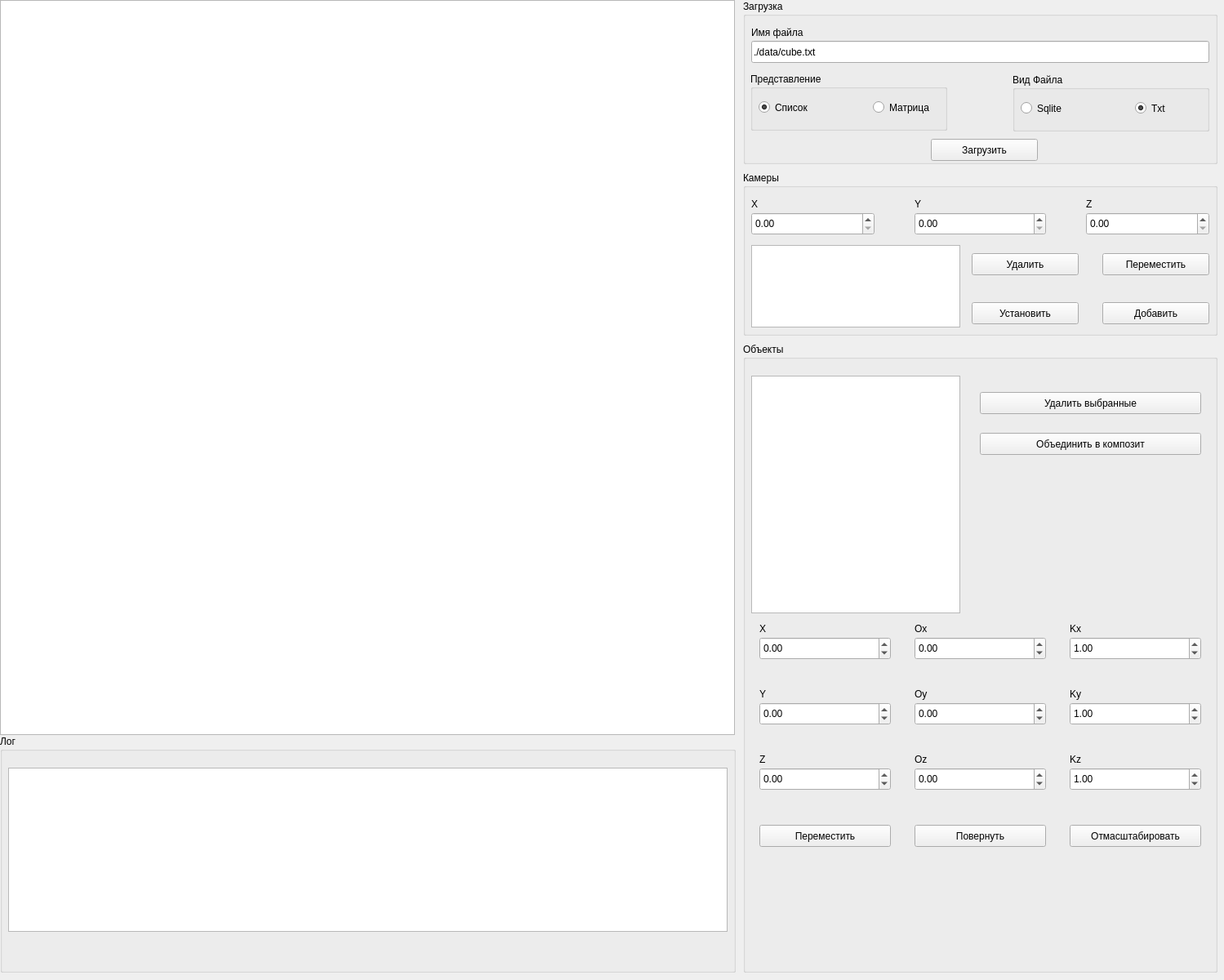
<?xml version="1.0" encoding="UTF-8"?>
<ui version="4.0">
 <class>MainWindow</class>
 <widget class="QMainWindow" name="MainWindow">
  <property name="geometry">
   <rect>
    <x>0</x>
    <y>0</y>
    <width>1499</width>
    <height>1200</height>
   </rect>
  </property>
  <property name="windowTitle">
   <string>MainWindow</string>
  </property>
  <widget class="QWidget" name="centralwidget">
   <widget class="QGraphicsView" name="graphicsView">
    <property name="geometry">
     <rect>
      <x>0</x>
      <y>0</y>
      <width>900</width>
      <height>900</height>
     </rect>
    </property>
   </widget>
   <widget class="QGroupBox" name="loadGroupBox">
    <property name="geometry">
     <rect>
      <x>910</x>
      <y>0</y>
      <width>581</width>
      <height>201</height>
     </rect>
    </property>
    <property name="title">
     <string>Загрузка</string>
    </property>
    <widget class="QGroupBox" name="typeGroupBOx">
     <property name="geometry">
      <rect>
       <x>9</x>
       <y>89</y>
       <width>241</width>
       <height>71</height>
      </rect>
     </property>
     <property name="title">
      <string>Представление</string>
     </property>
     <widget class="QRadioButton" name="listRadioButton">
      <property name="geometry">
       <rect>
        <x>10</x>
        <y>30</y>
        <width>81</width>
        <height>25</height>
       </rect>
      </property>
      <property name="text">
       <string>Список</string>
      </property>
      <property name="checked">
       <bool>true</bool>
      </property>
     </widget>
     <widget class="QRadioButton" name="matrixRadioButton">
      <property name="geometry">
       <rect>
        <x>150</x>
        <y>30</y>
        <width>81</width>
        <height>25</height>
       </rect>
      </property>
      <property name="text">
       <string>Матрица</string>
      </property>
     </widget>
    </widget>
    <widget class="QLineEdit" name="fileLineEdit">
     <property name="geometry">
      <rect>
       <x>10</x>
       <y>50</y>
       <width>561</width>
       <height>27</height>
      </rect>
     </property>
     <property name="text">
      <string>./data/cube.txt</string>
     </property>
    </widget>
    <widget class="QLabel" name="label">
     <property name="geometry">
      <rect>
       <x>10</x>
       <y>30</y>
       <width>321</width>
       <height>19</height>
      </rect>
     </property>
     <property name="text">
      <string>Имя файла</string>
     </property>
    </widget>
    <widget class="QPushButton" name="loadPushButton">
     <property name="geometry">
      <rect>
       <x>230</x>
       <y>170</y>
       <width>131</width>
       <height>27</height>
      </rect>
     </property>
     <property name="text">
      <string>Загрузить</string>
     </property>
    </widget>
    <widget class="QGroupBox" name="fileGroupBox">
     <property name="geometry">
      <rect>
       <x>330</x>
       <y>90</y>
       <width>241</width>
       <height>71</height>
      </rect>
     </property>
     <property name="title">
      <string>Вид Файла</string>
     </property>
     <widget class="QRadioButton" name="sqliteRadioButton">
      <property name="geometry">
       <rect>
        <x>10</x>
        <y>30</y>
        <width>81</width>
        <height>25</height>
       </rect>
      </property>
      <property name="text">
       <string>Sqlite</string>
      </property>
      <property name="checked">
       <bool>false</bool>
      </property>
     </widget>
     <widget class="QRadioButton" name="txtRadioButton">
      <property name="geometry">
       <rect>
        <x>150</x>
        <y>30</y>
        <width>81</width>
        <height>25</height>
       </rect>
      </property>
      <property name="text">
       <string>Txt</string>
      </property>
      <property name="checked">
       <bool>true</bool>
      </property>
     </widget>
    </widget>
   </widget>
   <widget class="QGroupBox" name="cameraGroupBox">
    <property name="geometry">
     <rect>
      <x>910</x>
      <y>210</y>
      <width>581</width>
      <height>201</height>
     </rect>
    </property>
    <property name="title">
     <string>Камеры</string>
    </property>
    <widget class="QDoubleSpinBox" name="cameraXSpin">
     <property name="geometry">
      <rect>
       <x>10</x>
       <y>50</y>
       <width>151</width>
       <height>28</height>
      </rect>
     </property>
    </widget>
    <widget class="QDoubleSpinBox" name="cameraZSpin">
     <property name="geometry">
      <rect>
       <x>420</x>
       <y>50</y>
       <width>151</width>
       <height>28</height>
      </rect>
     </property>
    </widget>
    <widget class="QDoubleSpinBox" name="cameraYSpin">
     <property name="geometry">
      <rect>
       <x>210</x>
       <y>50</y>
       <width>161</width>
       <height>28</height>
      </rect>
     </property>
    </widget>
    <widget class="QPushButton" name="cameraAddPushbutton">
     <property name="geometry">
      <rect>
       <x>440</x>
       <y>160</y>
       <width>131</width>
       <height>27</height>
      </rect>
     </property>
     <property name="text">
      <string>Добавить</string>
     </property>
    </widget>
    <widget class="QListWidget" name="cameraListWidget">
     <property name="geometry">
      <rect>
       <x>10</x>
       <y>90</y>
       <width>256</width>
       <height>101</height>
      </rect>
     </property>
    </widget>
    <widget class="QPushButton" name="cameraSetPushbutton">
     <property name="geometry">
      <rect>
       <x>280</x>
       <y>160</y>
       <width>131</width>
       <height>27</height>
      </rect>
     </property>
     <property name="text">
      <string>Установить</string>
     </property>
    </widget>
    <widget class="QPushButton" name="cameraDeletePushbutton">
     <property name="geometry">
      <rect>
       <x>280</x>
       <y>100</y>
       <width>131</width>
       <height>27</height>
      </rect>
     </property>
     <property name="text">
      <string>Удалить</string>
     </property>
    </widget>
    <widget class="QPushButton" name="cameraMoveButton">
     <property name="geometry">
      <rect>
       <x>440</x>
       <y>100</y>
       <width>131</width>
       <height>27</height>
      </rect>
     </property>
     <property name="text">
      <string>Переместить</string>
     </property>
    </widget>
    <widget class="QLabel" name="label_2">
     <property name="geometry">
      <rect>
       <x>10</x>
       <y>30</y>
       <width>66</width>
       <height>19</height>
      </rect>
     </property>
     <property name="text">
      <string>X</string>
     </property>
    </widget>
    <widget class="QLabel" name="label_3">
     <property name="geometry">
      <rect>
       <x>210</x>
       <y>30</y>
       <width>66</width>
       <height>19</height>
      </rect>
     </property>
     <property name="text">
      <string>Y</string>
     </property>
    </widget>
    <widget class="QLabel" name="label_4">
     <property name="geometry">
      <rect>
       <x>420</x>
       <y>30</y>
       <width>66</width>
       <height>19</height>
      </rect>
     </property>
     <property name="text">
      <string>Z</string>
     </property>
    </widget>
   </widget>
   <widget class="QGroupBox" name="objectGroupBox">
    <property name="geometry">
     <rect>
      <x>910</x>
      <y>420</y>
      <width>581</width>
      <height>771</height>
     </rect>
    </property>
    <property name="title">
     <string>Объекты</string>
    </property>
    <widget class="QListWidget" name="objectListWidget">
     <property name="geometry">
      <rect>
       <x>10</x>
       <y>40</y>
       <width>256</width>
       <height>291</height>
      </rect>
     </property>
     <property name="selectionMode">
      <enum>QAbstractItemView::ExtendedSelection</enum>
     </property>
    </widget>
    <widget class="QDoubleSpinBox" name="obkectMoveXSpin">
     <property name="geometry">
      <rect>
       <x>20</x>
       <y>360</y>
       <width>161</width>
       <height>28</height>
      </rect>
     </property>
     <property name="minimum">
      <double>-500.000000000000000</double>
     </property>
     <property name="maximum">
      <double>500.000000000000000</double>
     </property>
    </widget>
    <widget class="QDoubleSpinBox" name="objectScaleXSpin">
     <property name="geometry">
      <rect>
       <x>400</x>
       <y>360</y>
       <width>161</width>
       <height>28</height>
      </rect>
     </property>
     <property name="minimum">
      <double>-100.000000000000000</double>
     </property>
     <property name="maximum">
      <double>100.000000000000000</double>
     </property>
     <property name="value">
      <double>1.000000000000000</double>
     </property>
    </widget>
    <widget class="QDoubleSpinBox" name="objectRotateXSpin">
     <property name="geometry">
      <rect>
       <x>210</x>
       <y>360</y>
       <width>161</width>
       <height>28</height>
      </rect>
     </property>
     <property name="minimum">
      <double>-360.000000000000000</double>
     </property>
     <property name="maximum">
      <double>360.000000000000000</double>
     </property>
    </widget>
    <widget class="QDoubleSpinBox" name="objectMoveYSpin">
     <property name="geometry">
      <rect>
       <x>20</x>
       <y>440</y>
       <width>161</width>
       <height>28</height>
      </rect>
     </property>
     <property name="minimum">
      <double>-500.000000000000000</double>
     </property>
     <property name="maximum">
      <double>500.000000000000000</double>
     </property>
    </widget>
    <widget class="QDoubleSpinBox" name="objectRotateYSpin">
     <property name="geometry">
      <rect>
       <x>210</x>
       <y>440</y>
       <width>161</width>
       <height>28</height>
      </rect>
     </property>
     <property name="minimum">
      <double>-360.000000000000000</double>
     </property>
     <property name="maximum">
      <double>360.000000000000000</double>
     </property>
    </widget>
    <widget class="QDoubleSpinBox" name="objectScaleYSpin">
     <property name="geometry">
      <rect>
       <x>400</x>
       <y>440</y>
       <width>161</width>
       <height>28</height>
      </rect>
     </property>
     <property name="minimum">
      <double>-100.000000000000000</double>
     </property>
     <property name="maximum">
      <double>100.000000000000000</double>
     </property>
     <property name="value">
      <double>1.000000000000000</double>
     </property>
    </widget>
    <widget class="QDoubleSpinBox" name="objectMoveZSpin">
     <property name="geometry">
      <rect>
       <x>20</x>
       <y>520</y>
       <width>161</width>
       <height>28</height>
      </rect>
     </property>
     <property name="minimum">
      <double>-500.000000000000000</double>
     </property>
     <property name="maximum">
      <double>500.000000000000000</double>
     </property>
    </widget>
    <widget class="QDoubleSpinBox" name="objectRotateZSpin">
     <property name="geometry">
      <rect>
       <x>210</x>
       <y>520</y>
       <width>161</width>
       <height>28</height>
      </rect>
     </property>
     <property name="minimum">
      <double>-360.000000000000000</double>
     </property>
     <property name="maximum">
      <double>360.000000000000000</double>
     </property>
    </widget>
    <widget class="QDoubleSpinBox" name="objectScaleZSpin">
     <property name="geometry">
      <rect>
       <x>400</x>
       <y>520</y>
       <width>161</width>
       <height>28</height>
      </rect>
     </property>
     <property name="minimum">
      <double>-100.000000000000000</double>
     </property>
     <property name="maximum">
      <double>100.000000000000000</double>
     </property>
     <property name="value">
      <double>1.000000000000000</double>
     </property>
    </widget>
    <widget class="QPushButton" name="objectDeletePushbutton">
     <property name="geometry">
      <rect>
       <x>290</x>
       <y>60</y>
       <width>271</width>
       <height>27</height>
      </rect>
     </property>
     <property name="text">
      <string>Удалить выбранные</string>
     </property>
    </widget>
    <widget class="QPushButton" name="objectCompositePushbutton">
     <property name="geometry">
      <rect>
       <x>290</x>
       <y>110</y>
       <width>271</width>
       <height>27</height>
      </rect>
     </property>
     <property name="text">
      <string>Объединить в композит</string>
     </property>
    </widget>
    <widget class="QLabel" name="label_5">
     <property name="geometry">
      <rect>
       <x>20</x>
       <y>340</y>
       <width>66</width>
       <height>19</height>
      </rect>
     </property>
     <property name="text">
      <string>X</string>
     </property>
    </widget>
    <widget class="QLabel" name="label_6">
     <property name="geometry">
      <rect>
       <x>210</x>
       <y>340</y>
       <width>66</width>
       <height>19</height>
      </rect>
     </property>
     <property name="text">
      <string>Ox</string>
     </property>
    </widget>
    <widget class="QLabel" name="label_7">
     <property name="geometry">
      <rect>
       <x>400</x>
       <y>340</y>
       <width>66</width>
       <height>19</height>
      </rect>
     </property>
     <property name="text">
      <string>Kx</string>
     </property>
    </widget>
    <widget class="QLabel" name="label_8">
     <property name="geometry">
      <rect>
       <x>20</x>
       <y>420</y>
       <width>66</width>
       <height>19</height>
      </rect>
     </property>
     <property name="text">
      <string>Y</string>
     </property>
    </widget>
    <widget class="QLabel" name="label_9">
     <property name="geometry">
      <rect>
       <x>400</x>
       <y>420</y>
       <width>66</width>
       <height>19</height>
      </rect>
     </property>
     <property name="text">
      <string>Ky</string>
     </property>
    </widget>
    <widget class="QLabel" name="label_10">
     <property name="geometry">
      <rect>
       <x>210</x>
       <y>420</y>
       <width>66</width>
       <height>19</height>
      </rect>
     </property>
     <property name="text">
      <string>Oy</string>
     </property>
    </widget>
    <widget class="QLabel" name="label_11">
     <property name="geometry">
      <rect>
       <x>210</x>
       <y>500</y>
       <width>66</width>
       <height>19</height>
      </rect>
     </property>
     <property name="text">
      <string>Oz</string>
     </property>
    </widget>
    <widget class="QLabel" name="label_12">
     <property name="geometry">
      <rect>
       <x>20</x>
       <y>500</y>
       <width>66</width>
       <height>19</height>
      </rect>
     </property>
     <property name="text">
      <string>Z</string>
     </property>
    </widget>
    <widget class="QLabel" name="label_13">
     <property name="geometry">
      <rect>
       <x>400</x>
       <y>500</y>
       <width>66</width>
       <height>19</height>
      </rect>
     </property>
     <property name="text">
      <string>Kz</string>
     </property>
    </widget>
    <widget class="QPushButton" name="objectMovePushbutton">
     <property name="geometry">
      <rect>
       <x>20</x>
       <y>590</y>
       <width>161</width>
       <height>27</height>
      </rect>
     </property>
     <property name="text">
      <string>Переместить</string>
     </property>
    </widget>
    <widget class="QPushButton" name="objectRotatePushbutton">
     <property name="geometry">
      <rect>
       <x>210</x>
       <y>590</y>
       <width>161</width>
       <height>27</height>
      </rect>
     </property>
     <property name="text">
      <string>Повернуть</string>
     </property>
    </widget>
    <widget class="QPushButton" name="objectScalePushbutton">
     <property name="geometry">
      <rect>
       <x>400</x>
       <y>590</y>
       <width>161</width>
       <height>27</height>
      </rect>
     </property>
     <property name="text">
      <string>Отмасштабировать</string>
     </property>
    </widget>
   </widget>
   <widget class="QGroupBox" name="logGroupBox">
    <property name="geometry">
     <rect>
      <x>0</x>
      <y>900</y>
      <width>901</width>
      <height>291</height>
     </rect>
    </property>
    <property name="title">
     <string>Лог</string>
    </property>
    <widget class="QTextEdit" name="logTextEdit">
     <property name="geometry">
      <rect>
       <x>10</x>
       <y>40</y>
       <width>881</width>
       <height>201</height>
      </rect>
     </property>
     <property name="readOnly">
      <bool>true</bool>
     </property>
    </widget>
   </widget>
  </widget>
 </widget>
 <resources/>
 <connections/>
</ui>
